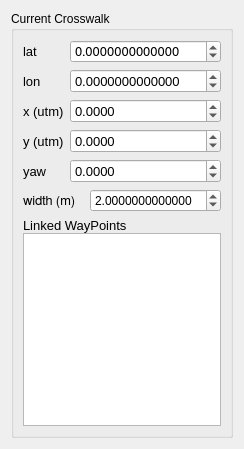
       <widget class="QWidget" name="crosswalkTab">
        <property name="geometry">
         <rect>
          <x>0</x>
          <y>0</y>
          <width>240</width>
          <height>449</height>
         </rect>
        </property>
        <property name="maximumSize">
         <size>
          <width>240</width>
          <height>16777215</height>
         </size>
        </property>
        <attribute name="label">
         <string>Crosswalk</string>
        </attribute>
        <layout class="QGridLayout" name="gridLayout_5">
         <item row="0" column="0">
          <widget class="QGroupBox" name="crosswalkBox">
           <property name="title">
            <string>Current Crosswalk</string>
           </property>
           <layout class="QGridLayout" name="gridLayout_3">
            <item row="0" column="0">
             <widget class="QLabel" name="label_cwLat">
              <property name="font">
               <font>
                <pointsize>10</pointsize>
               </font>
              </property>
              <property name="text">
               <string>lat</string>
              </property>
             </widget>
            </item>
            <item row="0" column="1" colspan="2">
             <widget class="QDoubleSpinBox" name="cwLat">
              <property name="font">
               <font>
                <family>FreeSans</family>
                <pointsize>10</pointsize>
               </font>
              </property>
              <property name="decimals">
               <number>13</number>
              </property>
              <property name="minimum">
               <double>-180.000000000000000</double>
              </property>
              <property name="maximum">
               <double>180.000000000000000</double>
              </property>
              <property name="singleStep">
               <double>0.000000000100000</double>
              </property>
              <property name="value">
               <double>0.000000000000000</double>
              </property>
             </widget>
            </item>
            <item row="1" column="0">
             <widget class="QLabel" name="label_cwLon">
              <property name="font">
               <font>
                <pointsize>10</pointsize>
               </font>
              </property>
              <property name="text">
               <string>lon</string>
              </property>
             </widget>
            </item>
            <item row="1" column="1" colspan="2">
             <widget class="QDoubleSpinBox" name="cwLon">
              <property name="font">
               <font>
                <pointsize>10</pointsize>
               </font>
              </property>
              <property name="decimals">
               <number>13</number>
              </property>
              <property name="minimum">
               <double>-180.000000000000000</double>
              </property>
              <property name="maximum">
               <double>180.000000000000000</double>
              </property>
              <property name="singleStep">
               <double>0.000000000100000</double>
              </property>
             </widget>
            </item>
            <item row="2" column="0">
             <widget class="QLabel" name="label_cwUtmX">
              <property name="font">
               <font>
                <pointsize>10</pointsize>
               </font>
              </property>
              <property name="text">
               <string>x (utm)</string>
              </property>
             </widget>
            </item>
            <item row="2" column="1" colspan="2">
             <widget class="QDoubleSpinBox" name="cwUtmX">
              <property name="font">
               <font>
                <pointsize>10</pointsize>
               </font>
              </property>
              <property name="decimals">
               <number>4</number>
              </property>
              <property name="minimum">
               <double>-10000000000.000000000000000</double>
              </property>
              <property name="maximum">
               <double>10000000000.000000000000000</double>
              </property>
             </widget>
            </item>
            <item row="3" column="0">
             <widget class="QLabel" name="label_cwUtmY">
              <property name="font">
               <font>
                <pointsize>10</pointsize>
               </font>
              </property>
              <property name="text">
               <string>y (utm)</string>
              </property>
             </widget>
            </item>
            <item row="3" column="1" colspan="2">
             <widget class="QDoubleSpinBox" name="cwUtmY">
              <property name="font">
               <font>
                <pointsize>10</pointsize>
               </font>
              </property>
              <property name="decimals">
               <number>4</number>
              </property>
              <property name="minimum">
               <double>-10000000000.000000000000000</double>
              </property>
              <property name="maximum">
               <double>10000000000.000000000000000</double>
              </property>
             </widget>
            </item>
            <item row="4" column="0">
             <widget class="QLabel" name="label_cwOrientation">
              <property name="font">
               <font>
                <pointsize>10</pointsize>
               </font>
              </property>
              <property name="text">
               <string>yaw</string>
              </property>
             </widget>
            </item>
            <item row="4" column="1" colspan="2">
             <widget class="QDoubleSpinBox" name="cwOrientation">
              <property name="font">
               <font>
                <pointsize>10</pointsize>
               </font>
              </property>
              <property name="decimals">
               <number>4</number>
              </property>
              <property name="minimum">
               <double>-10000000000.000000000000000</double>
              </property>
              <property name="maximum">
               <double>10000000000.000000000000000</double>
              </property>
             </widget>
            </item>
            <item row="5" column="0" colspan="2">
             <widget class="QLabel" name="label_cwWidth">
              <property name="font">
               <font>
                <family>FreeSans</family>
                <pointsize>10</pointsize>
               </font>
              </property>
              <property name="text">
               <string>width (m)</string>
              </property>
             </widget>
            </item>
            <item row="5" column="2">
             <widget class="QDoubleSpinBox" name="cwWidth">
              <property name="font">
               <font>
                <pointsize>9</pointsize>
               </font>
              </property>
              <property name="specialValueText">
               <string/>
              </property>
              <property name="decimals">
               <number>13</number>
              </property>
              <property name="singleStep">
               <double>0.250000000000000</double>
              </property>
              <property name="value">
               <double>2.000000000000000</double>
              </property>
             </widget>
            </item>
            <item row="6" column="0" colspan="3">
             <layout class="QGridLayout" name="gridLayout_8" rowstretch="0,0">
              <property name="verticalSpacing">
               <number>0</number>
              </property>
              <property name="topMargin">
               <number>0</number>
              </property>
              <item row="0" column="0">
               <widget class="QLabel" name="label_tlLinkedWaypoints_2">
                <property name="font">
                 <font>
                  <pointsize>10</pointsize>
                 </font>
                </property>
                <property name="text">
                 <string>Linked WayPoints</string>
                </property>
               </widget>
              </item>
              <item row="1" column="0">
               <widget class="QListWidget" name="cwLinkedWayPoints">
                <property name="editTriggers">
                 <set>QAbstractItemView::AllEditTriggers</set>
                </property>
               </widget>
              </item>
             </layout>
            </item>
           </layout>
          </widget>
         </item>
        </layout>
       </widget>
